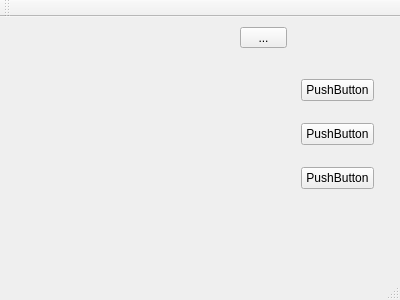
<?xml version="1.0" encoding="UTF-8"?>
<ui version="4.0">
 <class>MainWindow</class>
 <widget class="QMainWindow" name="MainWindow">
  <property name="geometry">
   <rect>
    <x>0</x>
    <y>0</y>
    <width>400</width>
    <height>300</height>
   </rect>
  </property>
  <property name="windowTitle">
   <string>MainWindow</string>
  </property>
  <widget class="QWidget" name="centralWidget">
   <widget class="QToolButton" name="toolButton">
    <property name="geometry">
     <rect>
      <x>240</x>
      <y>10</y>
      <width>47</width>
      <height>21</height>
     </rect>
    </property>
    <property name="text">
     <string>...</string>
    </property>
   </widget>
   <widget class="QWidget" name="">
    <property name="geometry">
     <rect>
      <x>290</x>
      <y>40</y>
      <width>95</width>
      <height>145</height>
     </rect>
    </property>
    <layout class="QVBoxLayout" name="verticalLayout">
     <property name="spacing">
      <number>20</number>
     </property>
     <property name="topMargin">
      <number>20</number>
     </property>
     <item>
      <widget class="QPushButton" name="pushButton_3">
       <property name="text">
        <string>PushButton</string>
       </property>
      </widget>
     </item>
     <item>
      <widget class="QPushButton" name="pushButton_2">
       <property name="text">
        <string>PushButton</string>
       </property>
      </widget>
     </item>
     <item>
      <widget class="QPushButton" name="pushButton">
       <property name="text">
        <string>PushButton</string>
       </property>
      </widget>
     </item>
    </layout>
   </widget>
  </widget>
  <widget class="QMenuBar" name="menuBar">
   <property name="geometry">
    <rect>
     <x>0</x>
     <y>0</y>
     <width>400</width>
     <height>26</height>
    </rect>
   </property>
  </widget>
  <widget class="QToolBar" name="mainToolBar">
   <attribute name="toolBarArea">
    <enum>TopToolBarArea</enum>
   </attribute>
   <attribute name="toolBarBreak">
    <bool>false</bool>
   </attribute>
  </widget>
  <widget class="QStatusBar" name="statusBar"/>
 </widget>
 <layoutdefault spacing="6" margin="11"/>
 <resources/>
 <connections/>
</ui>
